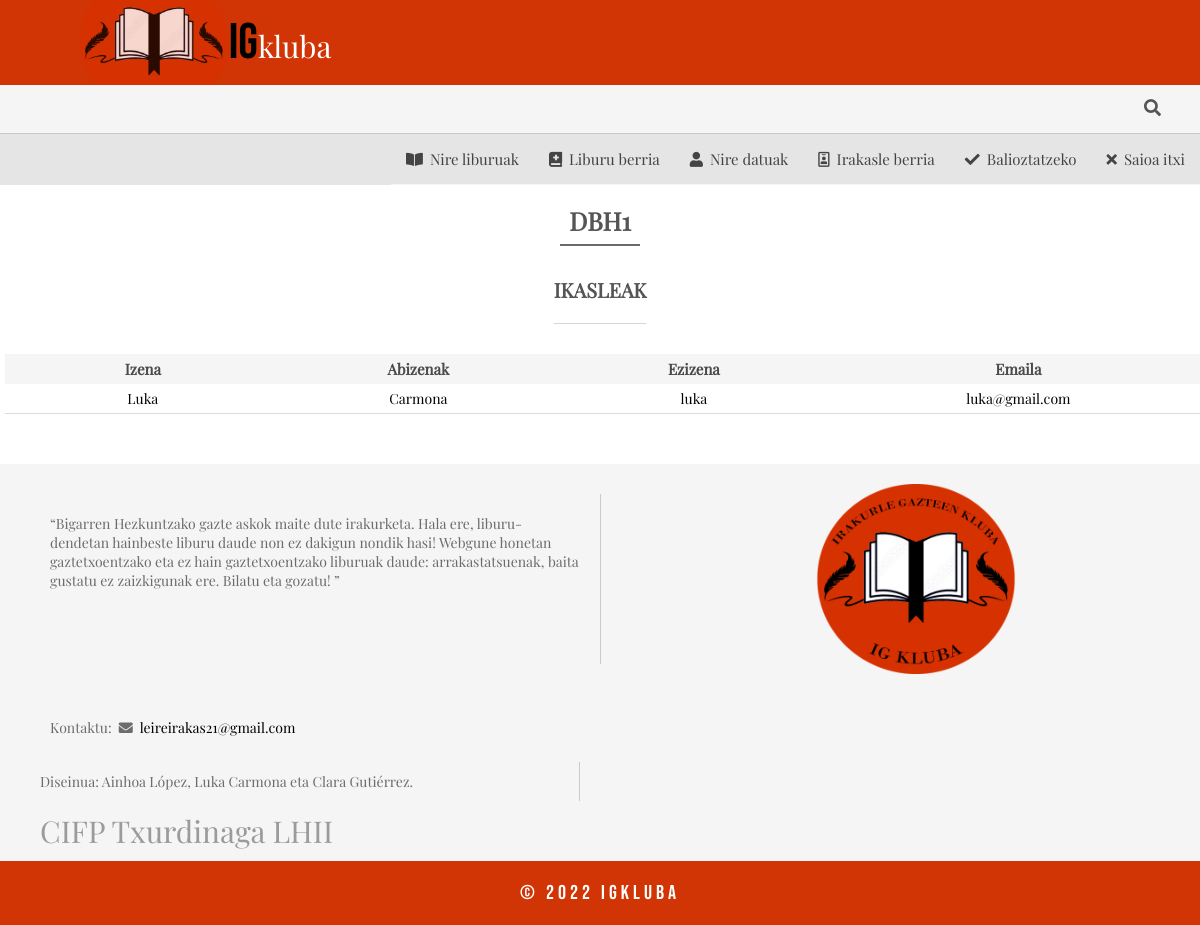
Screenshot of /alumnosclase.php?id_nivel=1 (signed in) with the database file from the repository.
### tables this page shows
CREATE TABLE clase (
  id_nivel int(11) NOT NULL AUTO_INCREMENT,
  fecha_limite date NOT NULL,
  nivel varchar(30) NOT NULL,
  PRIMARY KEY (id_nivel)
);

CREATE TABLE usuarios (
  nombre varchar(20) NOT NULL,
  apellidos varchar(30) NOT NULL,
  correo varchar(30) NOT NULL,
  nickname varchar(30) NOT NULL,
  foto varchar(15) DEFAULT NULL,
  id_centro int(11) NOT NULL,
  fecha_nacimiento date DEFAULT NULL,
  tipo enum('Alumno','Profesor','Administrador') NOT NULL,
  validado tinyint(1) NOT NULL,
  movil char(9) DEFAULT NULL,
  password varchar(250) NOT NULL,
  id_nivel int(11),
  curso char(9) DEFAULT NULL
);

### alumnosclase.php (the view, shortened to what this page needs)
<?php
include_once "database/conexion.php";
?>
<?php
$nivel = $miPDO->prepare('SELECT nivel FROM clase WHERE id_nivel = :id_nivel');
$nivel->execute(
    [
        'id_nivel' => $_GET['id_nivel']
    ]
);
$nivel = $nivel->fetch();
?>
<!DOCTYPE html>
<html lang="en">
<head>
    <head>
        <link rel="stylesheet" href="https://cdnjs.cloudflare.com/ajax/libs/font-awesome/5.14.0/css/all.min.css">
        <link rel="stylesheet" href="css/estilos.css">
    </head>
<body>
    <?php include('cabecera.php'); ?>
    <main class="container" id="validacion">
        <h2><?php echo $nivel['nivel'] ?></h2>
        <h3>IKASLEAK</h3>
        <table class="tabla-validar" style="margin-left: 1rem;">
            <tr class="definicion-usuario">
                <th>Izena</th>
                <th>Abizenak</th>
                <th>Ezizena</th>
                <th>Emaila</th>
            </tr>
            <?php
            $consulta = $miPDO->prepare('SELECT nombre, apellidos, nickname, correo FROM usuarios WHERE id_nivel = :id_nivel AND validado=1');
            $consulta->execute(
                [
                    'id_nivel' => $_GET['id_nivel']
                ]
            );
            $consulta = $consulta->fetchAll();
            foreach ($consulta as $posicion => $alumno) {
                echo "<tr>";
                echo "<td>" . $alumno['nombre'] . "</td>";
                echo "<td>" . $alumno['apellidos'] . "</td>";
                echo "<td>" . $alumno['nickname'] . "</td>";
                echo "<td class='correo-usu' name= 'correo'>" . $alumno['correo'] . "</td>";
                echo "</tr>";
            }
            ?>
        </table>
    </main>
    <?php include('pie-pagina.php'); ?>
</body>
</html>

### css/estilos.css (style rules this page uses)
* { margin: 0; padding: 0; box-sizing: border-box; }
html { font-size: 0.625em; }
body { font-size: 1.5rem; }
#validacion { width: 100%; font-family: "Playfair"; display: flex; flex-direction: column; align-items: center; margin-top: 50px; }
#validacion h2 { text-align: center; display: flex; flex-direction: column; align-items: center; color: #555555; margin-top: 20px; margin-bottom: 30px; font-size: 2.5rem; }
#validacion h2::after { content: ""; width: 80px; padding-top: 7px; border-bottom: 2px solid rgb(107, 107, 107); }
#validacion h3 { text-align: center; display: flex; flex-direction: column; align-items: center; color: #555555; margin-bottom: 30px; padding-bottom: 20px; font-size: 2rem; border-bottom: 1px solid #d6d6d6; }
.tabla-validar th { padding: 5px 0; font-weight: bold; color: rgb(74, 74, 74); text-align: center; font-size: 1.5rem; }
.tabla-validar { width: 100%; border-collapse: collapse; margin-bottom: 20px; border-bottom: 1px solid rgb(220, 220, 220); }
.tabla-validar tr:first-child { background-color: #f5f5f5; }
.tabla-validar tr { background-color: white; }
.tabla-validar td { padding: 5px 0; font-size: 1.4rem; text-align: center; min-width: 77px; }
.tabla-validar td:last-child { justify-content: flex-start; min-width: 0; }
.container, .formulario__input, .form__button { font: 500 0.9rem "Quicksand", sans-serif; }

### rows the page displays
clase: nivel "DBH1"
usuarios: nombre "Luka", apellidos "Carmona", nickname "luka", correo "luka@gmail.com"
